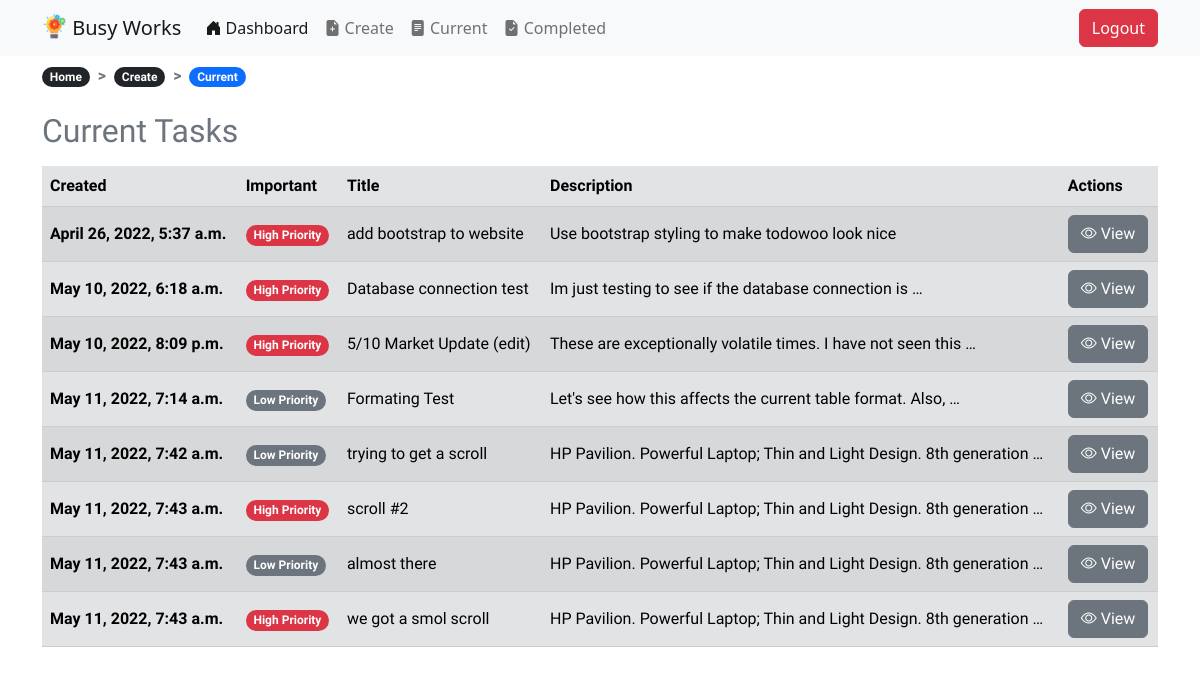
Before: /current/ (signed in) with the older database file.
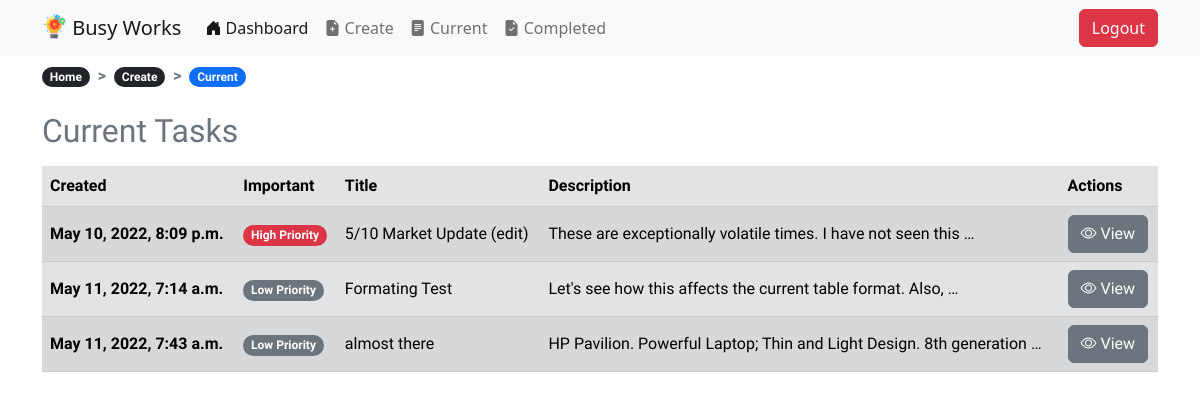
After: the same page with the newer database file.
### todo/models.py (models this page shows, shortened)
class Todo(models.Model):
    title = models.CharField(max_length=100)
    description = models.TextField(blank=True)
    created = models.DateTimeField(auto_now_add=True)
    datecompleted = models.DateTimeField(null=True, blank=True)
    important = models.BooleanField(default=False)
    user = models.ForeignKey(User, on_delete=models.CASCADE)

### todo/views.py (the view)
# urls.py: path('current/', views.currenttodos, name="currenttodos"),
@login_required
def currenttodos(request):
    todos = Todo.objects.filter(user=request.user, datecompleted__isnull=True)
    return render(request, 'todo/currenttodos.html', {'todos': todos})

### todo/templates/todo/currenttodos.html (shortened to what this page needs)
{% extends "todo/base.html" %}
{% load static %}
{% block content %}
<nav class="mt-2" style="--bs-breadcrumb-divider: '>'; font-weight: 800;" aria-label="breadcrumb">
  <ol class="breadcrumb">
    <li class="breadcrumb-item"><a href="{% url 'home' %}"><span class="badge rounded-pill bg-dark">Home</span></a></li>
    <li class="breadcrumb-item"><a href="{% url 'createtodo' %}"><span class="badge rounded-pill bg-dark">Create</span></a></li>
    <li class="breadcrumb-item active"><span class="badge rounded-pill bg-primary">Current</span></li>
  </ol>
</nav>
<div class="row justify-content-md-center mt-3">
    <div class="col-md">
        <div class="table-responsive-md">
            <table class="table table-secondary table-striped table-hover caption-top">
                <caption><h2>Current Tasks</h2></caption>
                <thead>
                    <tr>
                        <th scope="col">Created</th>
                        <th scope="col">Important</th>
                        <th scope="col">Title</th>
                        <th scope="col">Description</th>
                        <th scope="col">Actions</th>
                    </tr>
                </thead>
                <tbody>
                    {% for todo in todos %}
                    <tr class="align-middle">
                        <th scope="row">{{ todo.created }}</th>
                        <td>{% if todo.important %}<span class="badge rounded-pill bg-danger">High Priority</span>{% else %}<span class="badge rounded-pill bg-secondary">Low Priority</span>{% endif %}</td>
                        <td>{{ todo.title }}</td>
                        <td>{{ todo.description|truncatewords:10 }}</td>
                        <td>
                          <a href="{% url 'viewtodo' todo.id %}" class="btn btn-secondary" type="button"><i class="bi bi-eye"></i> View</a>
                        </td>
                    </tr>
                    {% endfor %}
                </tbody>
            </table>
        </div>
    </div>
</div>
{% endblock %}}

### todo/templates/todo/base.html (shortened to what this page needs)
{% load static %}
<!doctype html>
<html lang="en">
  <head>
    <link href="https://cdn.jsdelivr.net/npm/bootstrap@5.2.0-beta1/dist/css/bootstrap.min.css" rel="stylesheet">
    <link rel="stylesheet" href="https://cdn.jsdelivr.net/npm/bootstrap-icons@1.8.1/font/bootstrap-icons.css">
    <link rel="stylesheet" href="https://cdnjs.cloudflare.com/ajax/libs/animate.css/4.1.1/animate.min.css"/>
  </head>
  <body>
    {% include 'todo/navbar.html' %}
    <div class="container-md" style="font-family: 'Inconsolata', sans-serif; font-weight: 400;">
        {% block content %}
        {% endblock %}
    </div>
  </body>
</html>

### todo/templates/todo/navbar.html (shortened to what this page needs)
{% load static %}
<nav class="navbar navbar-expand-md navbar-light bg-light">
  <div class="container">
    <a class="navbar-brand" id="navbar-text" href="{% url 'home' %}">
      <img src="{% static 'todo/thinking.png' %}" alt="" width="25" height="25"
        class="d-inline-block align-text-top" />
      Busy Works</a>
    {% if user.is_authenticated %}
    <div class="collapse navbar-collapse" id="navbarSupportedContent">
      <ul class="navbar-nav me-auto mb-2 mb-md-0">
        <li class="nav-item">
          <a class="nav-link active" aria-current="page" href="{% url 'dashboard' %}"><i class="bi bi-house-door-fill"></i>
            Dashboard</a>
        </li>
        <li class="nav-item">
          <a class="nav-link" aria-current="page" href="{% url 'createtodo' %}"><i
              class="bi bi-file-earmark-plus-fill"></i> Create </a>
        </li>
        <li class="nav-item">
          <a class="nav-link" aria-current="page" href="{% url 'currenttodos' %}"><i class="bi bi-file-text-fill"></i>
            Current</a>
        </li>
        <li class="nav-item">
          <a class="nav-link" aria-current="page" href="{% url 'completedtodos' %}"><i
              class="bi bi-file-earmark-check-fill"></i> Completed</a>
        </li>
      </ul>
      <button type="button" class="btn btn-danger" data-bs-toggle="modal" data-bs-target="#logoutModal">
        Logout
      </button>
    </div>
    {% endif %}
</nav>

Changed rows visible on the page:
no longer on this page (row edited): Todo: created "April 26, 2022, 5:37 a.m.", important "High Priority", title "add bootstrap to website", description "Use bootstrap styling to make todowoo look nice"
removed Todo: created "May 10, 2022, 6:18 a.m.", important "High Priority", title "Database connection test", description "Im just testing to see if the database connection is …"
removed Todo: created "May 11, 2022, 7:42 a.m.", important "Low Priority", title "trying to get a scroll", description "HP Pavilion. Powerful Laptop; Thin and Light Design. 8th generation …"
removed Todo: created "May 11, 2022, 7:43 a.m.", important "High Priority", title "scroll #2", description "HP Pavilion. Powerful Laptop; Thin and Light Design. 8th generation …"
removed Todo: created "May 11, 2022, 7:43 a.m.", important "High Priority", title "we got a smol scroll", description "HP Pavilion. Powerful Laptop; Thin and Light Design. 8th generation …"
